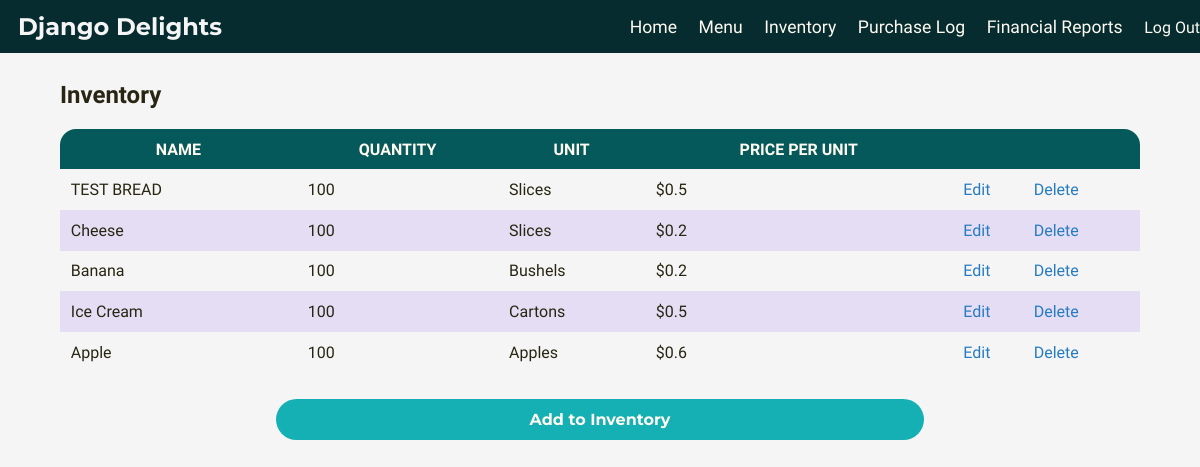
/ingredient/list (signed in), run on an earlier commit of the app's database.
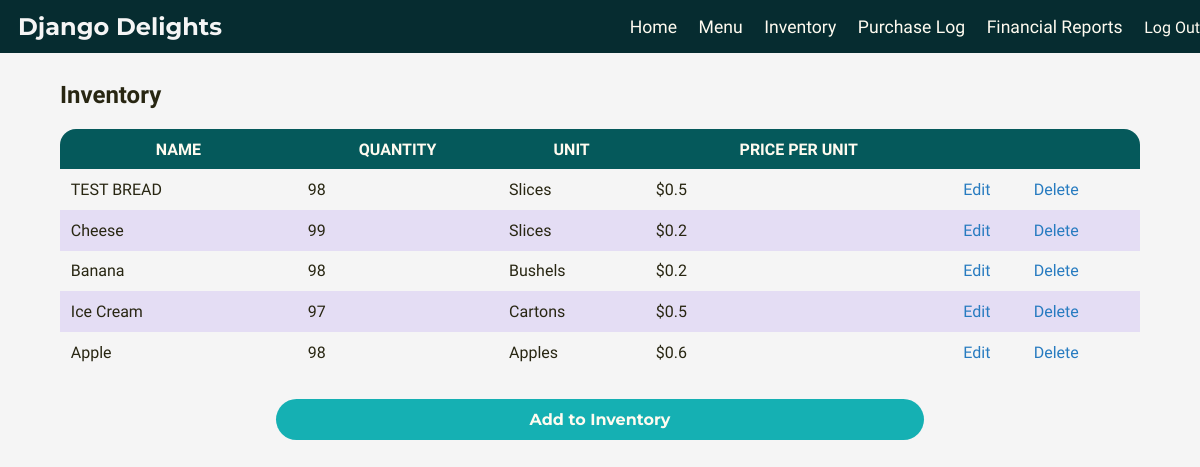
And on a later commit of the database.
### inventory/models.py (models this page shows, shortened)
class Ingredient(models.Model):
    name = models.CharField(max_length=30)
    quantity = models.IntegerField(default=0)
    price_per_unit = models.FloatField(default=0.0)
    unit = models.CharField(max_length=30, default="Units")

### inventory/views.py (the view)
# urls.py: path('ingredient/list', views.IngredientList.as_view(), name='ingredientlist'),
class IngredientList(LoginRequiredMixin, ListView):
    model = Ingredient
    template_name = "inventory/ingredient_list.html"

### inventory/templates/inventory/ingredient_list.html (shortened to what this page needs)
{% extends "./base.html" %}
{% load static %}
{% block head %}
<link rel="stylesheet" href="{% static 'inventory/style.css' %}">
{% endblock %}
{% block content %}
<div class="container body-container">
    <h2>Inventory</h2>
    {% if object_list %}
    <table id ="menu-table">
        <tr class="table-heading">
            <th>Name</th>
            <th>Quantity</th>
            <th>Unit</th>
            <th>Price per Unit</th>
            <th> </th>
            <th> </th>
        </tr>
            {% for ingredient in ingredient_list %}
            <tr>
                <td>{{ ingredient.name }}</td>
                <td>{{ ingredient.quantity }}</td>
                <td>{{ ingredient.unit }}</td>
                <td>${{ ingredient.price_per_unit }}</td>
                <td><a href="{% url 'ingredientupdate' ingredient.id %}">Edit</a></td>
                <td><a href="{% url 'ingredientdelete' ingredient.id %}">Delete</a></td>
            </tr>
            {% endfor %}
    </table>
    {% else %}
            <p>There are no items in the menu.</p>
        {% endif %}
    <a href="{% url 'ingredientcreate' %}"class = "add-btn">Add to Inventory</a>
</div>
{% endblock %}

What changed in the data, as far as the page shows it:
changed Ingredient "TEST BREAD": quantity "100" → "98"
changed Ingredient "Cheese": quantity "100" → "99"
changed Ingredient "Banana": quantity "100" → "98"
changed Ingredient "Ice Cream": quantity "100" → "97"
changed Ingredient "Apple": quantity "100" → "98"
